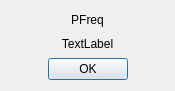
<?xml version="1.0" encoding="UTF-8"?>
<ui version="4.0">
 <class>About</class>
 <widget class="QDialog" name="About">
  <property name="geometry">
   <rect>
    <x>0</x>
    <y>0</y>
    <width>175</width>
    <height>91</height>
   </rect>
  </property>
  <property name="windowTitle">
   <string>About</string>
  </property>
  <layout class="QVBoxLayout" name="verticalLayout">
   <item>
    <widget class="QLabel" name="label">
     <property name="text">
      <string>PFreq</string>
     </property>
     <property name="alignment">
      <set>Qt::AlignCenter</set>
     </property>
    </widget>
   </item>
   <item>
    <widget class="QLabel" name="Version">
     <property name="text">
      <string>TextLabel</string>
     </property>
     <property name="alignment">
      <set>Qt::AlignCenter</set>
     </property>
    </widget>
   </item>
   <item>
    <widget class="QDialogButtonBox" name="buttonBox">
     <property name="orientation">
      <enum>Qt::Horizontal</enum>
     </property>
     <property name="standardButtons">
      <set>QDialogButtonBox::Ok</set>
     </property>
     <property name="centerButtons">
      <bool>true</bool>
     </property>
    </widget>
   </item>
  </layout>
 </widget>
 <resources/>
 <connections>
  <connection>
   <sender>buttonBox</sender>
   <signal>accepted()</signal>
   <receiver>About</receiver>
   <slot>accept()</slot>
   <hints>
    <hint type="sourcelabel">
     <x>248</x>
     <y>254</y>
    </hint>
    <hint type="destinationlabel">
     <x>157</x>
     <y>274</y>
    </hint>
   </hints>
  </connection>
  <connection>
   <sender>buttonBox</sender>
   <signal>rejected()</signal>
   <receiver>About</receiver>
   <slot>reject()</slot>
   <hints>
    <hint type="sourcelabel">
     <x>316</x>
     <y>260</y>
    </hint>
    <hint type="destinationlabel">
     <x>286</x>
     <y>274</y>
    </hint>
   </hints>
  </connection>
 </connections>
</ui>
